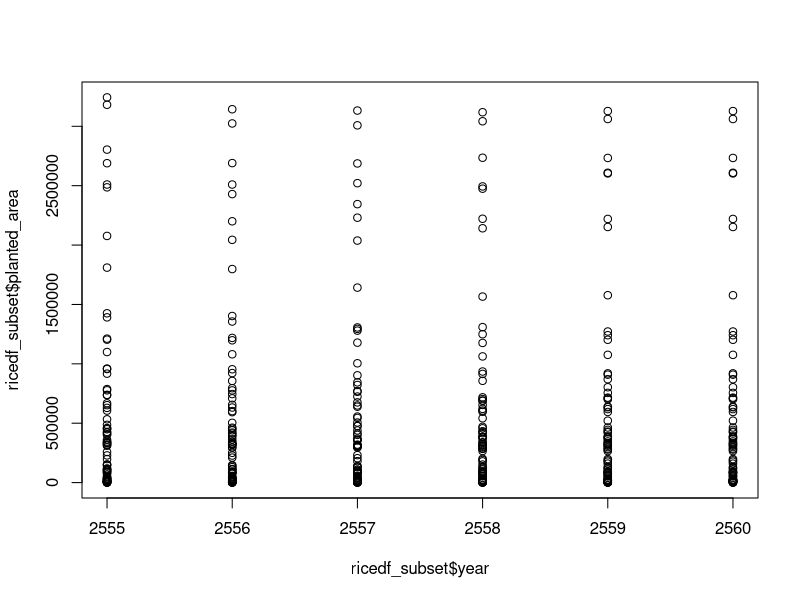

The R source for this figure:
ricedf = read.csv("ricedata_jan.csv")

summary(ricedf)

# subset only 5 years from ricedf
ricedf_subset <- subset(ricedf, ricedf$year >= 2555)
dim(ricedf_subset)
write.csv(x = ricedf_subset,file = "ricedata_subset.csv")

uniqueProvinces <- unique(ricedf_subset$province_code)

plot(x = ricedf_subset$year, y = ricedf_subset$planted_area)
